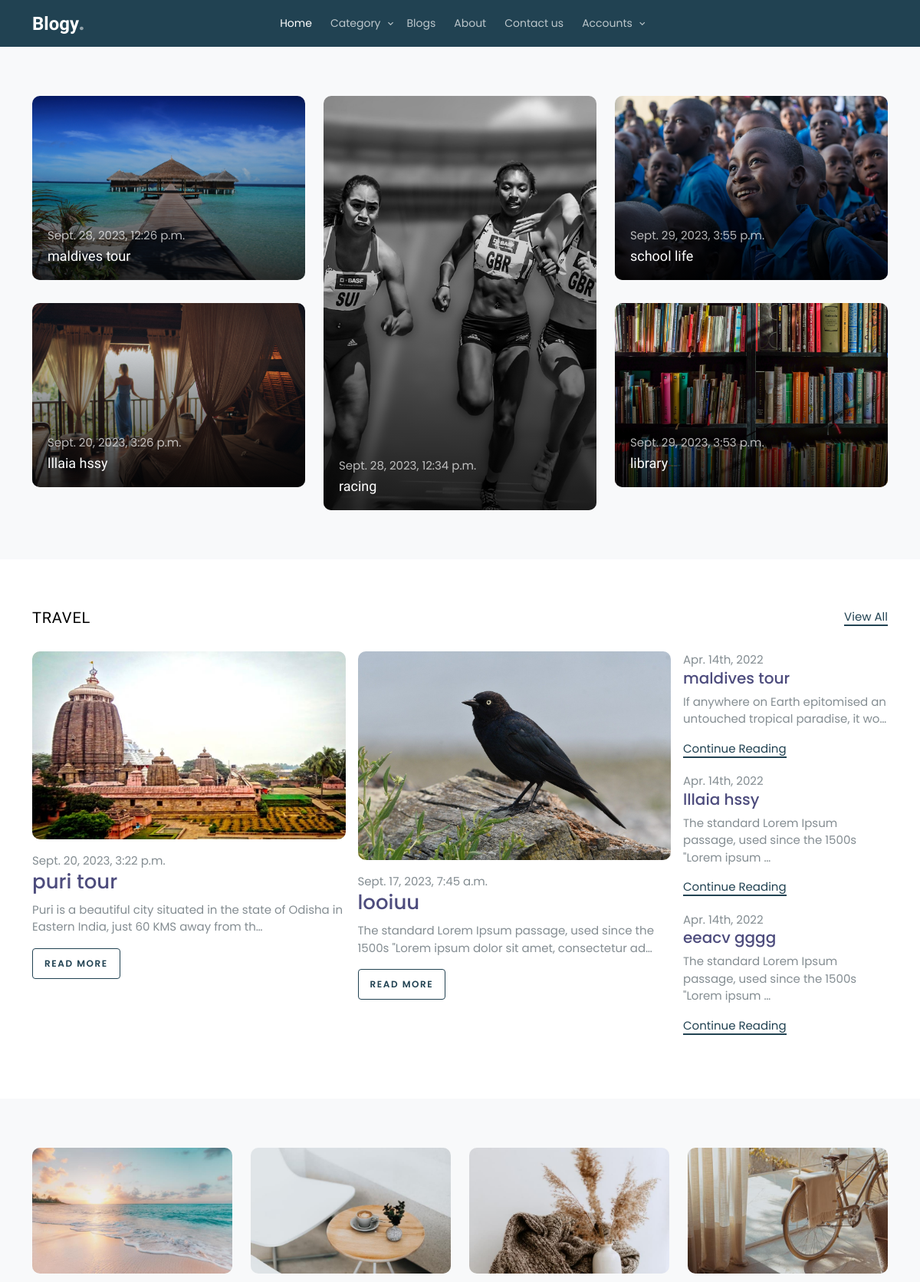
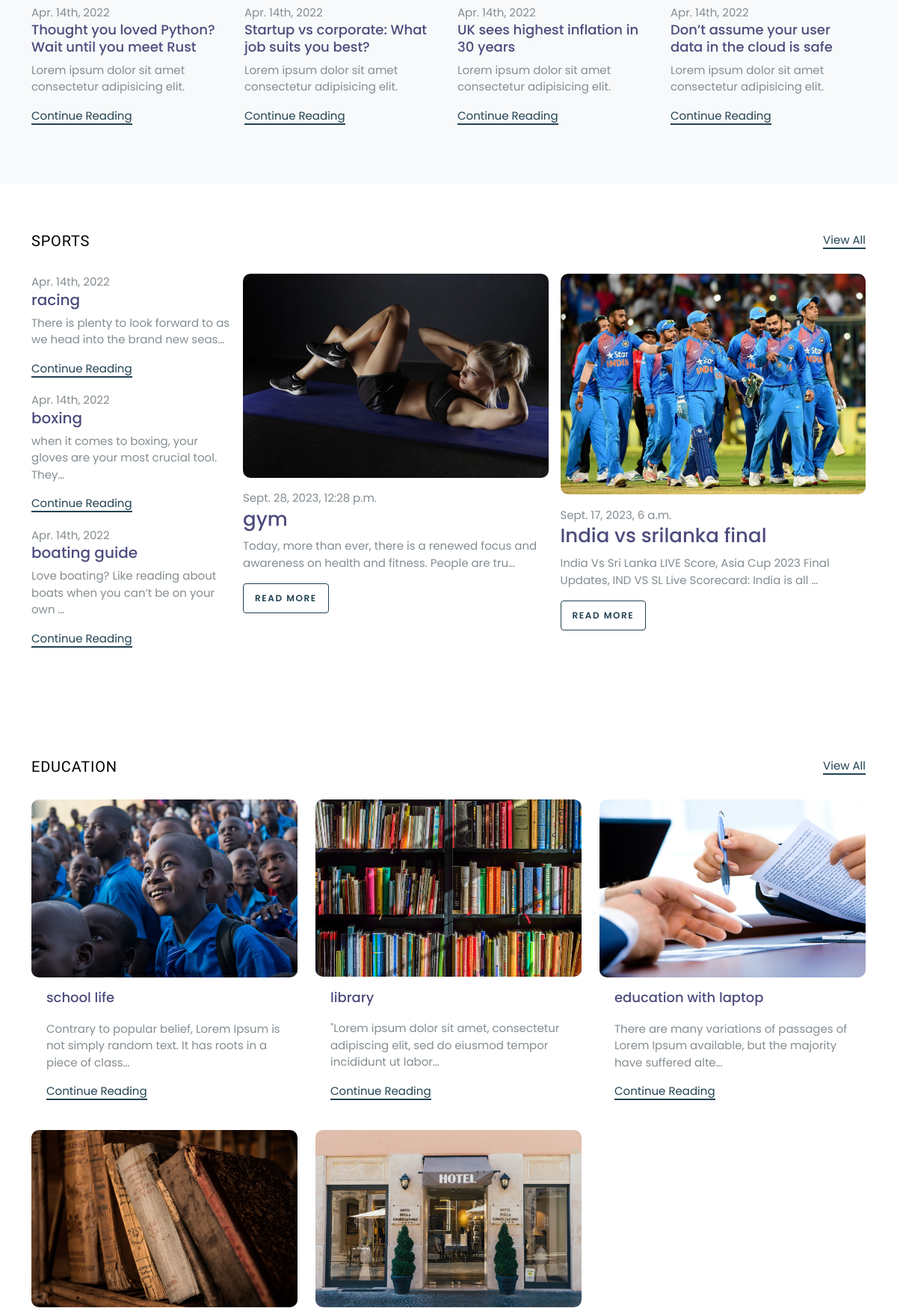
The page / (upper part) on the database its author committed (2 pictures, top to bottom).
### myapp/models.py (models this page shows, shortened)
class BaseModel(models.Model):
    uid=models.UUIDField(default=uuid.uuid4,editable=False)
    created_at=models.DateTimeField(auto_now_add=True)
    updated_at=models.DateTimeField(auto_now=True)
    class Meta:
        abstract=True

class Blog(BaseModel):
    user=models.ForeignKey(User,on_delete=models.CASCADE,related_name='blog_user')
    category=models.ForeignKey(Category,on_delete=models.CASCADE,related_name='category_blog')
    title=models.CharField(max_length=200)
    blog_slug=models.SlugField(verbose_name='auto_generated_slug',unique=True,editable=False,blank=True,default='')
    image=models.ImageField(upload_to='blog_img')
    description=models.TextField()

### myapp/views.py (the view)
# urls.py: 2. Add a URL to urlpatterns:  path('', Home.as_view(), name='home')
def Home(request):
    cat_obj=Category.objects.all()
    blog_obj_travel_2=Blog.objects.filter(category=1).order_by('-id')[0:2]
    blog_obj_travel_1_to_3=Blog.objects.filter(category=1).order_by('-id')[0:3]
    blog_obj_travel_3_to_5=Blog.objects.filter(category=1).order_by('-id')[3:5]
    blog_obj_sports_1=Blog.objects.filter(category=2).order_by('-id')[0]
    blog_obj_sports_3_to_5=Blog.objects.filter(category=2).order_by('-id')[3:5]
    blog_obj_sports_1_to_3=Blog.objects.filter(category=2).order_by('-id')[0:3]
    blog_obj_education_2=Blog.objects.filter(category=3).order_by('-id')[0:2]
    blog_obj_education_1_to_6=Blog.objects.filter(category=3).order_by('-id')[0:6]
    blog_obj_business_1=Blog.objects.filter(category=4).order_by('-id')[0]
    blog_obj_business_2_to_4=Blog.objects.filter(category=4).order_by('-id')[1:3]
    blog_obj_business_5=Blog.objects.filter(category=4).order_by('-id')[3]
    contex={
        'category_obj':cat_obj,
        'blog_obj_travel_2':blog_obj_travel_2,
        'blog_obj_sports_1':blog_obj_sports_1,
        'blog_obj_education_2':blog_obj_education_2,
        'blog_obj_travel_3_to_5':blog_obj_travel_3_to_5,
        'blog_obj_travel_1_to_3':blog_obj_travel_1_to_3,
        'blog_obj_sports_3_to_5':blog_obj_sports_3_to_5,
        'blog_obj_sports_1_to_3':blog_obj_sports_1_to_3,
        'blog_obj_education_1_to_6':blog_obj_education_1_to_6,
        'blog_obj_business_1':blog_obj_business_1,
        'blog_obj_business_2_to_4':blog_obj_business_2_to_4,
        'blog_obj_business_5':blog_obj_business_5,
    }
    return render(request,'index.html',contex)

### myapp/templates/index.html (shortened to what this page needs)
{% extends 'base.html' %}
{% load static %}
{% block content %}
	<section class="section bg-light">
		<div class="container">
			<div class="row align-items-stretch retro-layout">
				<div class="col-md-4">
					{% for i in blog_obj_travel_2 %}
					<a href="{% url 'single-blog' i.blog_slug %}" class="h-entry mb-30 v-height gradient">
						<div class="featured-img" style="background-image: url('{{i.image.url}}');"></div>
						<div class="text">
							<span class="date">{{i.created_at}}</span>
							<h2>{{i.title}}</h2>
						</div>
					</a>
					{% endfor %}
				</div>
				<div class="col-md-4">
					{% if blog_obj_sports_1 %}
					<a href="{% url 'single-blog' blog_obj_sports_1.blog_slug %}" class="h-entry img-5 h-100 gradient">
						<div class="featured-img" style="background-image: url('{{blog_obj_sports_1.image.url}}');"></div>
						<div class="text">
							<span class="date">{{blog_obj_sports_1.created_at}}</span>
							<h2>{{blog_obj_sports_1.title}}</h2>
						</div>
					</a>
					{% endif %}
				</div>
				<div class="col-md-4">
					{% for i in blog_obj_education_2 %}
					<a href="{% url 'single-blog' i.blog_slug %}" class="h-entry mb-30 v-height gradient">
						<div class="featured-img" style="background-image: url('{{i.image.url}}');"></div>
						<div class="text">
							<span class="date">{{i.created_at}}</span>
							<h2>{{i.title}}</h2>
						</div>
					</a>
					{% endfor %}
				</div>
			</div>
		</div>
	</section>
	<section class="section posts-entry">
		<div class="container">
			<div class="row mb-4">
				<div class="col-sm-6">
					<h2 class="posts-entry-title">Travel</h2>
				</div>
				<div class="col-sm-6 text-sm-end"><a href="category.html" class="read-more">View All</a></div>
			</div>
			<div class="row g-3">
				<div class="col-md-9">
					<div class="row g-3">
						{% for i in blog_obj_travel_3_to_5 %}
						<div class="col-md-6">
							<div class="blog-entry">
								<a href="{% url 'single-blog' i.blog_slug %}" class="img-link">
									<img src="{{i.image.url}}" alt="Image" class="img-fluid">
								</a>
								<span class="date">{{i.created_at}}</span>
								<h2><a href="single.html">{{i.title}}</a></h2>
								<p>{{i.description | truncatechars:100}}</p>
								<p><a href="{% url 'single-blog' i.blog_slug %}" class="btn btn-sm btn-outline-primary">Read More</a></p>
							</div>
						</div>
						{% endfor %}
					</div>
				</div>
				<div class="col-md-3">
					<ul class="list-unstyled blog-entry-sm">
						{% for i in blog_obj_travel_1_to_3 %}
						<li>
							<span class="date">Apr. 14th, 2022</span>
							<h3><a href="single.html">{{i.title}}</a></h3>
							<p>{{i.description | truncatechars:70}}</p>
							<p><a href="{% url 'single-blog' i.blog_slug %}" class="read-more">Continue Reading</a></p>
						</li>
						{% endfor %}
					</ul>
				</div>
			</div>
		</div>
	</section>
	<section class="section posts-entry posts-entry-sm bg-light">
		<div class="container">
			<div class="row">
				<div class="col-md-6 col-lg-3">
					<div class="blog-entry">
						<a href="single.html" class="img-link">
							<img src="/static/images/img_1_horizontal.jpg" alt="Image" class="img-fluid">
						</a>
						<span class="date">Apr. 14th, 2022</span>
						<h2><a href="single.html">Thought you loved Python? Wait until you meet Rust</a></h2>
						<p>Lorem ipsum dolor sit amet consectetur adipisicing elit.</p>
						<p><a href="#" class="read-more">Continue Reading</a></p>
					</div>
				</div>
				<div class="col-md-6 col-lg-3">
					<div class="blog-entry">
						<a href="single.html" class="img-link">
							<img src="/static/images/img_2_horizontal.jpg" alt="Image" class="img-fluid">
						</a>
						<span class="date">Apr. 14th, 2022</span>
						<h2><a href="single.html">Startup vs corporate: What job suits you best?</a></h2>
						<p>Lorem ipsum dolor sit amet consectetur adipisicing elit.</p>
						<p><a href="#" class="read-more">Continue Reading</a></p>
					</div>
				</div>
				<div class="col-md-6 col-lg-3">
					<div class="blog-entry">
						<a href="single.html" class="img-link">
							<img src="/static/images/img_3_horizontal.jpg" alt="Image" class="img-fluid">
						</a>
						<span class="date">Apr. 14th, 2022</span>
						<h2><a href="single.html">UK sees highest inflation in 30 years</a></h2>
						<p>Lorem ipsum dolor sit amet consectetur adipisicing elit.</p>
						<p><a href="#" class="read-more">Continue Reading</a></p>
					</div>
				</div>
				<div class="col-md-6 col-lg-3">
					<div class="blog-entry">
						<a href="single.html" class="img-link">
							<img src="/static/images/img_4_horizontal.jpg" alt="Image" class="img-fluid">
						</a>
						<span class="date">Apr. 14th, 2022</span>
						<h2><a href="single.html">Don’t assume your user data in the cloud is safe</a></h2>
						<p>Lorem ipsum dolor sit amet consectetur adipisicing elit.</p>
						<p><a href="#" class="read-more">Continue Reading</a></p>
					</div>
				</div>
			</div>
		</div>
	</section>
	<section class="section posts-entry">
		<div class="container">
			<div class="row mb-4">
				<div class="col-sm-6">
					<h2 class="posts-entry-title">Sports</h2>
				</div>
				<div class="col-sm-6 text-sm-end"><a href="category.html" class="read-more">View All</a></div>
			</div>
			<div class="row g-3">
				<div class="col-md-9 order-md-2">
					<div class="row g-3">
						{% for i in blog_obj_sports_3_to_5 %}
						<div class="col-md-6">
							<div class="blog-entry">
								<a href="{% url 'single-blog' i.blog_slug %}" class="img-link">
									<img src="{{i.image.url}}" alt="Image" class="img-fluid">
								</a>
								<span class="date">{{i.created_at}}</span>
								<h2><a href="single.html">{{i.title}}</a></h2>
								<p>{{i.description | truncatechars:100}}</p>
								<p><a href="{% url 'single-blog' i.blog_slug %}" class="btn btn-sm btn-outline-primary">Read More</a></p>
							</div>
						</div>
						{% endfor %}
					</div>
				</div>
				<div class="col-md-3">
					<ul class="list-unstyled blog-entry-sm">
						{% for i in blog_obj_sports_1_to_3 %}
						<li>
							<span class="date">Apr. 14th, 2022</span>
							<h3><a href="{% url 'single-blog' i.blog_slug %}">{{i.title}}</a></h3>
							<p>{{i.description | truncatechars:70}}</p>
							<p><a href="{% url 'single-blog' i.blog_slug %}" class="read-more">Continue Reading</a></p>
						</li>
						{% endfor %}
					</ul>
				</div>
			</div>
		</div>
	</section>
	<section class="section">
		<div class="container">
			<div class="row mb-4">
				<div class="col-sm-6">
					<h2 class="posts-entry-title">Education</h2>
				</div>
				<div class="col-sm-6 text-sm-end"><a href="category.html" class="read-more">View All</a></div>
			</div>
			<div class="row">
				{% for i in blog_obj_education_1_to_6 %}
				<div class="col-lg-4 mb-4">
					<div class="post-entry-alt">
						<a href="single.html" class="img-link"><img src="{{i.image.url}}" alt="Image" class="img-fluid"></a>
						<div class="excerpt">
							<h2><a href="single.html">{{i.title}}</a></h2>
							<p>{{i.description | truncatechars:100}}</p>
							<p><a href="{% url 'single-blog' i.blog_slug %}" class="read-more">Continue Reading</a></p>
						</div>
					</div>
				</div>
				{% endfor %}
			</div>
		</div>
	</section>
	{% endblock %}

### myapp/static/css/log.css (style rules this page uses)
* { margin: 0; padding: 0; box-sizing: border-box; font-family: 'Poppins',sans-serif; text-decoration: none; }
* { margin: 0; padding: 0; box-sizing: border-box; font-family: 'Poppins', sans-serif; }
body { display: grid; height: 100%; width: 100%; background-image: url('bg.jpg'); }

### rows shown on the page
Blog: image (picture), created_at "Sept. 28, 2023, 12:26 p.m.", title "maldives tour", description "If anywhere on Earth epitomised an untouched tropical paradise, it wo…"
Blog: image (picture), created_at "Sept. 20, 2023, 3:26 p.m.", title "lllaia hssy", description "The standard Lorem Ipsum passage, used since the 1500s \"Lorem ipsum …"
Blog: image (picture), created_at "Sept. 28, 2023, 12:34 p.m.", title "racing", description "There is plenty to look forward to as we head into the brand new seas…"
Blog: image (picture), created_at "Sept. 29, 2023, 3:55 p.m.", title "school life", description "Contrary to popular belief, Lorem Ipsum is not simply random text. It has roots in a piece of class…"
Blog: image (picture), created_at "Sept. 29, 2023, 3:53 p.m.", title "library", description "\"Lorem ipsum dolor sit amet, consectetur adipiscing elit, sed do eiusmod tempor incididunt ut labor…"
Blog: image (picture), created_at "Sept. 20, 2023, 3:22 p.m.", title "puri tour", description "Puri is a beautiful city situated in the state of Odisha in Eastern India, just 60 KMS away from th…"
Blog: image (picture), created_at "Sept. 17, 2023, 7:45 a.m.", title "looiuu", description "The standard Lorem Ipsum passage, used since the 1500s \"Lorem ipsum dolor sit amet, consectetur ad…"
Blog: title "eeacv gggg", description "The standard Lorem Ipsum passage, used since the 1500s \"Lorem ipsum …"
Blog: image (picture), created_at "Sept. 28, 2023, 12:28 p.m.", title "gym", description "Today, more than ever, there is a renewed focus and awareness on health and fitness. People are tru…"
Blog: image (picture), created_at "Sept. 17, 2023, 6 a.m.", title "India vs srilanka final", description "India Vs Sri Lanka LIVE Score, Asia Cup 2023 Final Updates, IND VS SL Live Scorecard: India is all …"
Blog: title "boxing", description "when it comes to boxing, your gloves are your most crucial tool. They…"
Blog: title "boating guide", description "Love boating? Like reading about boats when you can’t be on your own …"
Blog: image (picture), title "education with laptop", description "There are many variations of passages of Lorem Ipsum available, but the majority have suffered alte…"
Blog: image (picture)
Blog: image (picture)
